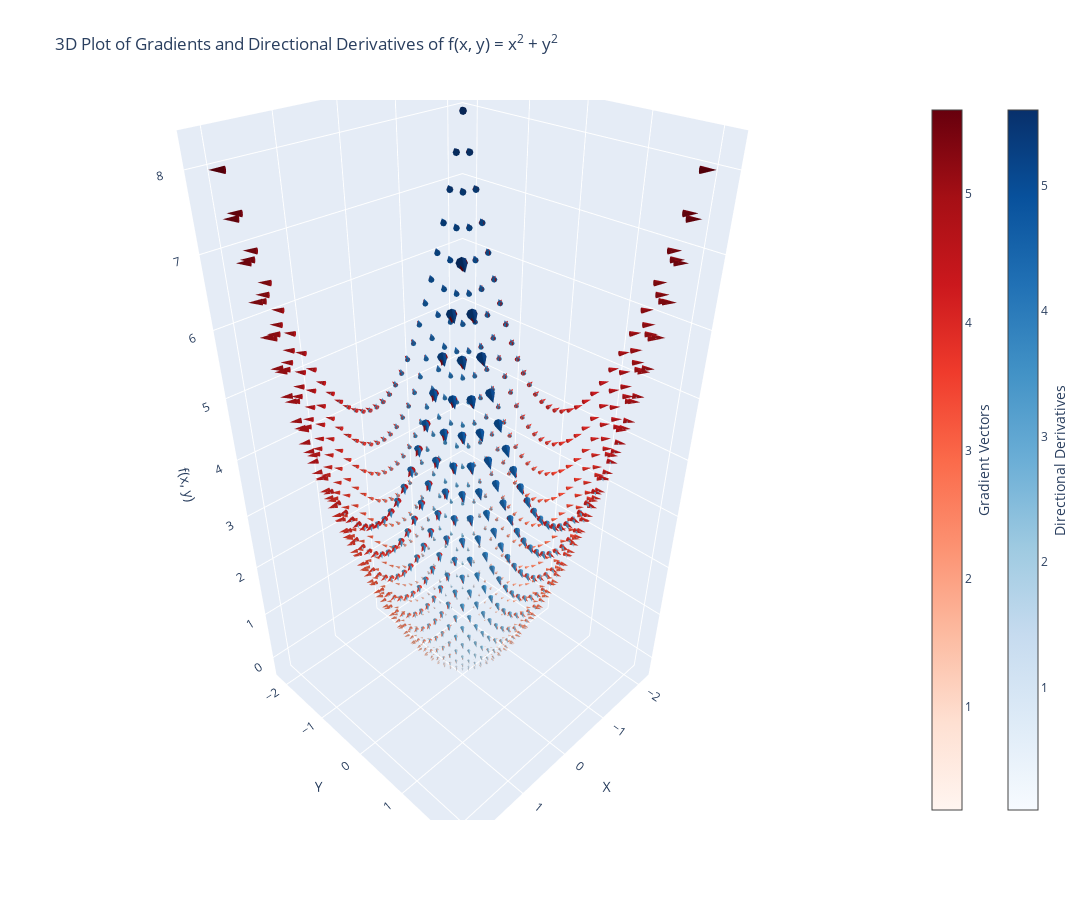

Source (notebook cell):
### Markdown cell above
![image.png](attachment:image.png)

### Code cell
# Create a 3D plot
quiver_w = np.zeros_like(U).flatten()  # No change in z for the gradient vectors in this 2D function

# Add cones to represent the gradient
quiver_grad = go.Cone(x=X.flatten(), y=Y.flatten(), z=Z_func.flatten(),
                      u=U.flatten(), v=V.flatten(), w=quiver_w, colorscale='Reds',
                      sizemode='scaled', sizeref=1.0, showscale=True,
                      colorbar=dict(title="Gradient Vectors", titleside="right", x=1.1, y=0.5))

# Add cones to represent the directional derivatives
quiver_dir_deriv = go.Cone(x=X.flatten(), y=Y.flatten(), z=Z_func.flatten(),
                           u=(Z_dir_deriv*u[0]).flatten(), v=(Z_dir_deriv*u[1]).flatten(), w=quiver_w, colorscale='Blues',
                           sizemode='scaled', sizeref=1.0, showscale=True,
                           colorbar=dict(title="Directional Derivatives", titleside="right", x=1.2, y=0.5))

fig = go.Figure(data=[quiver_grad, quiver_dir_deriv])

# Update layout
fig.update_layout(scene=dict(zaxis_title='f(x, y)', xaxis_title='X', yaxis_title='Y'),
                  title="3D Plot of Gradients and Directional Derivatives of f(x, y) = x<sup>2</sup> + y<sup>2</sup>",
                  width=1100, height=900)

# Show the figure
fig.show()

### Figure 1 — Plotly figure (JSON) as saved in the notebook; plotly's stock layout.template omitted (floating-point values rounded to 4 significant figures; data arrays with more than 128 entries replaced by an {"elided": "..."} marker saying what was removed)
{"data": [{"colorbar": {"title": {"side": "right", "text": "Gradient Vectors"}, "x": 1.1, "y": 0.5}, "colorscale": [[0, "rgb(255,245,240)"], [0.125, "rgb(254,224,210)"], [0.25, "rgb(252,187,161)"], [0.375, "rgb(252,146,114)"], [0.5, "rgb(251,106,74)"], [0.625, "rgb(239,59,44)"], [0.75, "rgb(203,24,29)"], [0.875, "rgb(165,15,21)"], [1, "rgb(103,0,13)"]], "showscale": true, "sizemode": "scaled", "sizeref": 1, "type": "cone", "u": {"elided": "900 float values"}, "v": {"elided": "900 float values"}, "w": {"elided": "900 int values"}, "x": {"elided": "900 float values"}, "y": {"elided": "900 float values"}, "z": {"elided": "900 float values"}}, {"colorbar": {"title": {"side": "right", "text": "Directional Derivatives"}, "x": 1.2, "y": 0.5}, "colorscale": [[0, "rgb(247,251,255)"], [0.125, "rgb(222,235,247)"], [0.25, "rgb(198,219,239)"], [0.375, "rgb(158,202,225)"], [0.5, "rgb(107,174,214)"], [0.625, "rgb(66,146,198)"], [0.75, "rgb(33,113,181)"], [0.875, "rgb(8,81,156)"], [1, "rgb(8,48,107)"]], "showscale": true, "sizemode": "scaled", "sizeref": 1, "type": "cone", "u": {"elided": "900 float values"}, "v": {"elided": "900 float values"}, "w": {"elided": "900 int values"}, "x": {"elided": "900 float values"}, "y": {"elided": "900 float values"}, "z": {"elided": "900 float values"}}], "layout": {"height": 900, "scene": {"xaxis": {"title": {"text": "X"}}, "yaxis": {"title": {"text": "Y"}}, "zaxis": {"title": {"text": "f(x, y)"}}}, "title": {"text": "3D Plot of Gradients and Directional Derivatives of f(x, y) = x<sup>2</sup> + y<sup>2</sup>"}, "width": 1100}}
